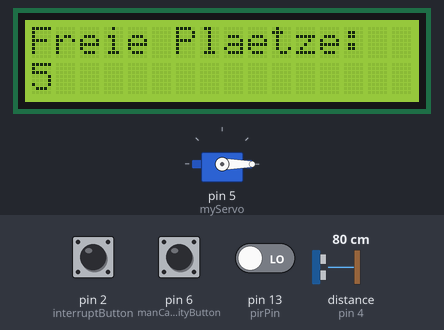
Bench run of a sketch on a simulated Arduino Uno, built with avr-gcc and run on an emulated ATmega328P. On the bench: servo, 16×2 character LCD. The inputs (shaded band) are chosen by the test bench; at power-on: pin 2 (interruptButton) HIGH, pin 6 (manCapacityButton) HIGH, pin 13 (pirPin) LOW, distance to the obstacle (sensor on pin 4) 80 cm. The echo pulse lasts 58.3 µs per cm.

Above: at 1.2 s.
1.3 s: pin 2 (interruptButton) pulled LOW for 0.15 s
At 1.9 s:
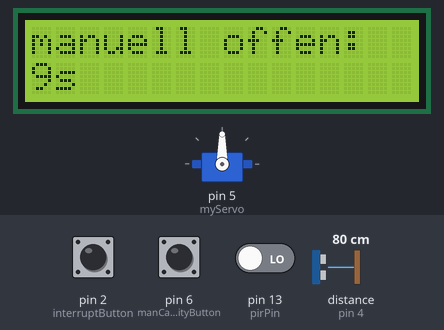
At 11.2 s:
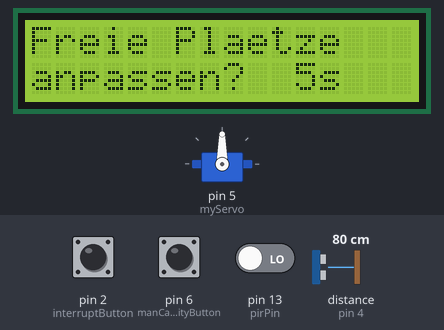
Timing chart, 0 to 12.7 s (numbered marks = the images above; inputs shaded):
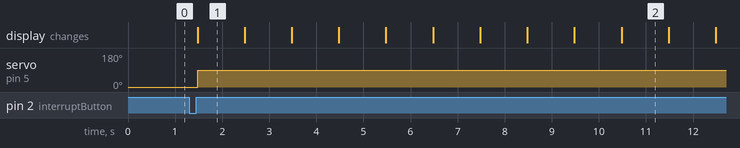

The sketch:

code.ino
```cpp
#include "SR04.h"                 //für Ultrasonic Proximity Sensor
#include <Servo.h>                //für Servo = Schranke
#include <LiquidCrystal.h>        //für LCD

//Ultrasonic Proximity Sensor HC-SR04
int trig_pin=4;
int echo_pin=3;
SR04 proximitySensor = SR04(echo_pin,trig_pin);

//PIR Motion Sensor HC-SR501 (in H-Modus=Hold/Repeat/Retriggering-->HIGH-Output solange Bewegung wahrgenommen wird)
int pirPin=13;


//Schranke
Servo myServo;
int servoDelay=3000;               //3s
int manServoDelay = 9000;          //9s bei Betätigen des Interrupt-Buttons
int servoMax=90;                   //Schranke öffnet sich zu 90°
int servoMin=0;                    //Schranke zu

//LCD
LiquidCrystal lcd(7,8,9,10,11,12); //initialize the library with the numbers of the interface pins

//Interrupt-Button
int interruptButton = 2;

//Button zum manuellen Überschreiben der freien Plätze
int manCapacityButton = 6;

//Variabeln
long distance;                     //von Proximity Sensor gemessene Distanz
int pirValue;                      //Wert des Motion Sensors: 1=Bewegung wahrgenommen, 0=keine Bewegung wahrgenommen
int capacity;                      //Freie Plätze im Parkhaus
int manCapacity;                   //manuell festgelegte Anzahl an freien Plätzen
volatile int interruptFlag;        //Flag, die auf 1 gesetzt wird, wenn Interrupt-Button gedrückt wird


/******************************************************************************************************
************************************************SETUP**************************************************
******************************************************************************************************/
void setup() {

  //Serial.begin(9600);            //bei Bedarf: Ausgabe der gemessenen Distanz des Ultrasonic Sensors im seriellen Monitor zum Debugging (s.u.)

  //PIR Motion Sensor
  pinMode(pirPin, INPUT);

  //Schranke
  myServo.attach(5);               //Servo an Pin5
  myServo.write(servoMin);         //Schranke schließen

  //LCD
  lcd.begin(16, 2);                //set up the LCD's number of columns and rows
  lcd.print("Freie Plaetze:");
  capacity = 5;                    //Freie Plätze auf 5 initialisieren
  lcd.setCursor(0, 1);             //2. Zeile
  lcd.print(capacity);

  //Interrupt
  pinMode(2,INPUT_PULLUP);
  attachInterrupt(digitalPinToInterrupt(interruptButton),schrankeAuf,RISING); //Button an Pin2 ist als Interrupt Button definiert, ruft schrankeAuf() auf,
                                                                              //wenn sich state von LOW zu HIGH verändert
  interruptFlag = 0;               //interruptFlag auf 0 initialisieren

  //Button zum manuellen Anpassen der freien Plätze
  pinMode(manCapacityButton, INPUT_PULLUP);
}

/******************************************************************************************************
*************************************************LOOP**************************************************
******************************************************************************************************/
void loop() {

  /**************************************
   EINFAHRT (Ultrasonic Proximity Sensor)
  **************************************/
  distance = proximitySensor.Distance();     //Distanz messen
  //Serial.println(distance);                //bei Bedarf: Ausgabe der gemessenen Distanz des Ultrasonic Sensors im seriellen Monitor zum Debugging

  if (distance<5){                           //steht ein Auto da?
    if (capacity>0){                         //wenn noch Platz frei ist
      while (distance<5){                    //während das Auto noch vor der Schranke steht
        myServo.write(servoMax);             //Schranke öffnen bzw. offen lassen
        delay(servoDelay);                   //warten bis Auto eingefahren ist
        distance=proximitySensor.Distance(); //erneut Distanz messen
        //Serial.println(distance);            //zur Kontrolle im seriellen Monitor ausgeben
      }
      capacity = capacity - 1;               //Counter runterzählen
      myServo.write(servoMin);               //Schranke schließen
    }
  }


  /**************************************
   AUSFAHRT (PIR Motion Sensor)
  **************************************/
  pirValue = digitalRead(pirPin);            //erkennt der Sensor eine Bewegung? 1=ja,0=nein

  if(pirValue == 1){                         //steht ein Auto da?
    while(pirValue == 1){                    //während das Auto noch vor der Schranke steht
      myServo.write(servoMax);               //Schranke öffnen bzw. offen lassen
      delay(servoDelay);                     //warten bis Auto eingefahren ist
      pirValue = digitalRead(pirPin);        //erkennt der Sensor immer noch eine Bewegung?
    }
    if(capacity<5){                          //wenn z.Zt. weniger als 5 Plätze frei sind
      capacity = capacity + 1;               //Counter erhöhen
    }
    myServo.write(servoMin);                 //Schranke schließen
  }


  /**************************************
   LCD-Anzeige
  **************************************/
  lcd.setCursor(0, 1);                       //2.Zeile
  lcd.print(capacity);                       //Update der freien Plätze auf dem LCD


  /**************************************
   Routine bei interruptFlag == 1
  **************************************/
  if (interruptFlag == 1){                   //wenn Interrupt-Button gedrückt wurde
    myServo.write(servoMax);                 //Schranke öffnen
    lcd.clear();                             //Anzeige auf LCD entfernen
    lcd.print("manuell offen:");             //Ausgabe in 1. Zeile
    lcd.setCursor(1, 1);                     //2.Zeile, 2.Zelle
    lcd.print("s");                          //für Sekunden

    //9s-Countdown
    for (int i = (manServoDelay/1000); i>0;i=i-1){
      lcd.setCursor(0, 1);
      lcd.print(i);
      delay(1000);
    }

    //manCapacity Button

    //neue LCD-Ausgabe + 5s-Countdown
    lcd.clear();
    lcd.print("Freie Plaetze");
    lcd.setCursor(0, 1); //2. Zeile
    lcd.print("anpassen?");
    lcd.setCursor(12, 1);
    lcd.print("s");
    for (int i=5;i>0; i=i-1){
      lcd.setCursor(11, 1);
      lcd.print(i);
      delay(1000);
      digitalRead(manCapacityButton);

      if (digitalRead(manCapacityButton) == LOW){       //wenn innerhalb des Countdowns der manCapacityButton gedrückt wird
        manCapacity = 0;
        lcd.clear();
        lcd.print("Freie Plaetze:");
        lcd.setCursor(0, 1); //2. Zeile
        while(digitalRead(manCapacityButton) == LOW){   //solange manCapacityButton gedrückt halten bis gewünschte Anzahl an freien Plätzen angezeigt wird
          lcd.setCursor(0, 1);
          lcd.print(manCapacity);
          delay(1000);
          manCapacity++;                                //solange manCapacityButton gedrückt wird, erhöht sich jede Sekunde manCapacity um 1
          if (manCapacity > 5) {                        //mehr als 5 freie Plätze können auch manuell nicht festgelegt werden
            break;
          }
          digitalRead(manCapacityButton);               //wird manCapacityButton noch immer gedrückt? --> Ausstiegsbedingung der while-Schleife
        }

        break;                                          //Ausstieg aus der if-Schleife, auch wenn manCapacityButton noch immer gedrückt
      }
    }

    myServo.write(servoMin);                            //Schranke schließen
    lcd.clear();
    lcd.print("Freie Plaetze:");
    lcd.setCursor(0, 1); //2. Zeile
    if (manCapacity >= 0) {                             //wenn manCapacity manuell gesetzt wurde
      capacity = manCapacity - 1;                       //da Schranke beim manuellen Öffnen auf ist, wird danach der Counter um 1 erhöht --> 1 von manCapacity abziehen
    }
    interruptFlag = 0;                                  //interruptFlag auf 0 zurücksetzen, Ende der durch den Interrupt ausgelösten Routine
  }
}


/******************************************************************************************************
**********************************************INTERRUPT************************************************
******************************************************************************************************/
void schrankeAuf(){
  interruptFlag = 1;
}
```

Measured:
- after the input at 1.3 s, servo on pin 5 (myServo): 0° → 90° after 0.18 s; the display: changes after 0.18 s (image 1)
- what the display in image 2 shows lasts 1.0 s, from 10.5 s to 11.5 s
